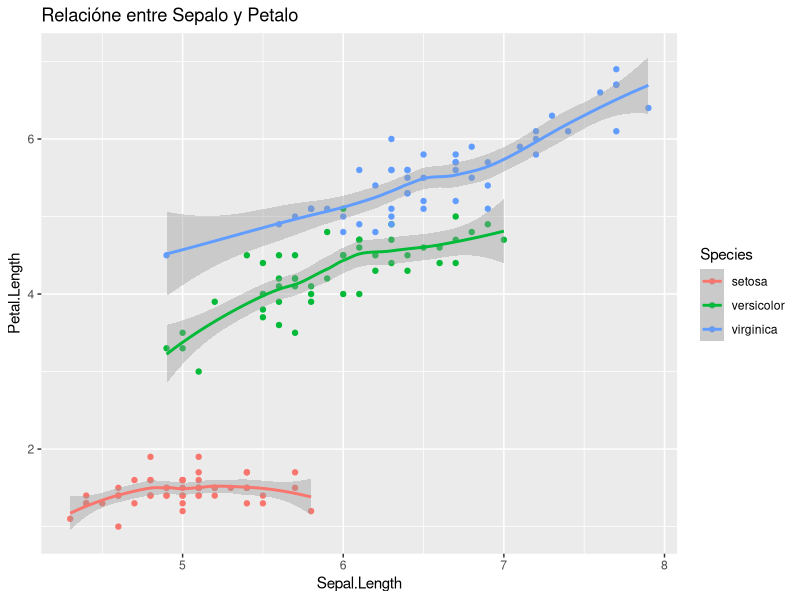
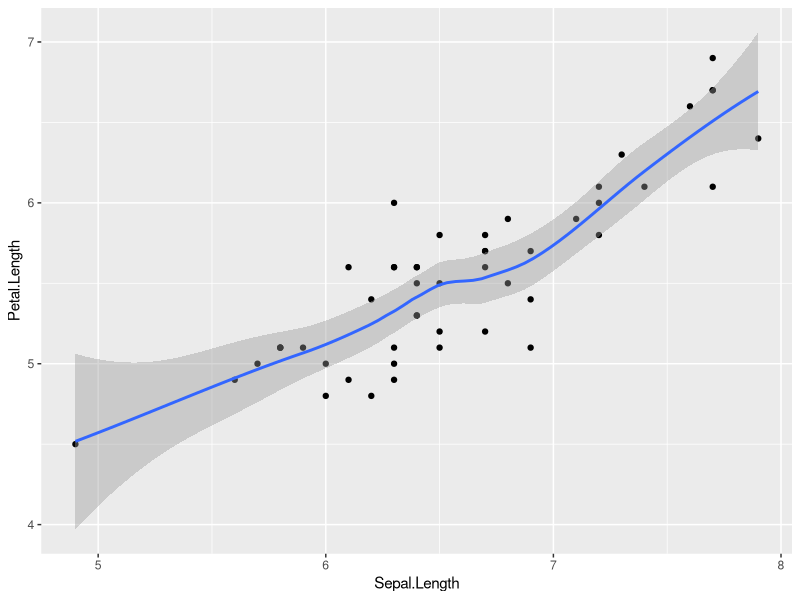

Source code (R) for these figures, in order:
## ---- chunk 1
knitr::opts_chunk$set(echo = TRUE)
## ---- chunk 2
library(tidyverse)
library(skimr)
library(knitr)
## ---- chunk 3
iris%>%
  head()%>%# Función para ver la cabecera de la base de datos 
  kable(format = 'markdown',caption = 'Primer vista de Iris')
## ---- chunk 4
iris%>%
  glimpse() # Forma dplyr de ver los datos
## ---- chunk 5
glimpse(iris) # Estructura clásica de programación 
## ---- chunk 6
iris%>%
  skim() # con esta función se logro entender la naturaleza de los datos.
## ---- chunk 7
cor(iris[,-5])
## ---- chunk 8
iris%>%
  ggplot(aes(Sepal.Length ,Petal.Length,color=Species))+ # este comando se uiliza para diseñar las gráficas
  geom_point()+ # hacer gráfico de puntos 
  geom_smooth() + # mostrar tendencia 
  labs(title = "Relacióne entre Sepalo y Petalo")
## ---- chunk 9
for (i in iris$Species[1:10]){
  print(i)
}
## ---- chunk 10
for (i in iris){
  i = mean(iris$Sepal.Length)
  print(i)
}
## ---- chunk 11
iris%>%
  count(Species,sort = TRUE)
## ---- chunk 12
trae_promedio<-function(especie){
  iris%>%
    filter(Species==especie)%>%
    group_by(Species)%>%
    summarize(Promedio=mean(Sepal.Length))
}
## ---- chunk 13
trae_promedio('virginica')
## ---- chunk 14
trae_media<-function(especie){
  iris%>%
    filter(Species==especie)%>%
    ggplot(aes(Sepal.Length,Petal.Length))+
    geom_point()+
    geom_smooth()
}
## ---- chunk 15
trae_media('virginica')
## ---- chunk 16

a<-1:10
b<-1:10

res<-numeric(length = length(a))

for(i in seq_along(a)){
  res[i]<-a[i] + b[i]
}   

res
## ---- chunk 17
Sepalo<-iris$Sepal.Length
Petalo<-iris$Petal.Length
proporcion<-numeric(length = length(Sepalo))

for(i in seq_along(Sepalo)){
  proporcion[i]<-round((Sepalo[i]/Petalo[i])*100,2)
}
proporcion
## ---- chunk 18
x<-2
if(x>3){
  print("Es mayor a tres")
} else {
  print("Es menor a tres")
}
## ---- chunk 19
x<-1:10
for(i in x){
  if(i>5){
    print(paste0(i," Es mayor a 5"))
  }else{
    print(paste0(i," Es menor a 5"))
  }
}
## ---- chunk 20
i<-3
while(i<10){ # Cuando i sea menor a diez
  print(i) # imprime el valor de i
  i = i+2 # aumenta cada uno de los valores de i de dos en dos 
}
## ---- chunk 21
i<-1
while(i <=10){
  print(paste0(i, ' Es el valor del contador'))
  i <- i + 1
}
## ---- chunk 22
y<-16
x<-1
fx<-x^2-y

while(abs(fx)>1e-5){
  x<- x-(fx/(2*x))
  fx<- x^2 -y
}
x
## ---- chunk 23
#creamos el vector de las cantidades de documentos solucionados
documentos<-5
# Ahora creamos las condiciones

if(documentos<20){
  print("Qué paso? muchachejos!!=(")
} else if (documentos>40 & documentos<=50) {
  print("Lo hicimos!!")
} else {
  print("Somos Fenomenales")
}
## ---- chunk 24
a<-c(1:30)
ifelse(a %% 2==0, "Es un # par", "Es un # impar")
## ---- chunk 25
mi_primer_funcion<-function(){
  print("Hola, ya se hacer una función!!!")
}
## ---- chunk 26
mi_primer_funcion()
## ---- chunk 27
capital_letter<-function(variable){
  iris%>%
    mutate(variable=str_to_title(variable))%>%
    head()
}
## ---- chunk 28
capital_letter('Species')
## ---- chunk 29
iris%>%
  mutate(Species=str_to_title(Species))%>%
  group_by(Species)%>%
  summarize(relation=mean(Petal.Length/Sepal.Length))
## ---- chunk 30
iris%>%
  mutate(relation=Sepal.Length/Petal.Length)%>%
  head()
## ---- chunk 31
relation<-function(data1,data2){
  iris%>%
    mutate(rel=data1/data2)%>%
    head()
}

## ---- chunk 32
relation(iris$Sepal.Length,iris$Sepal.Width)
